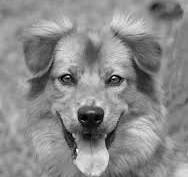
#> input picture Images/gray.jpeg, 188 x 177 px, found by its file name
$ python task-02.py
#> lines starting #> are read from the running program, lines starting #| are printed output that depends on the picture
import cv2
import matplotlib.pyplot as plt
import numpy as np

# Load the image in grayscale
image_path = "C:\\Users\\sraja\\OneDrive\\Documents\\Srajan\\Machine_Vision\\Images\\gray.jpeg"
image = cv2.imread(image_path, cv2.IMREAD_GRAYSCALE)
#> image is the input picture: shape (177, 188); min 0, max 252, mean 138.2

# Check if the image is loaded correctly
if image is None:
    raise FileNotFoundError(f"Image not found at the path: {image_path}")

# Perform standard histogram equalization
equalized_image = cv2.equalizeHist(image)
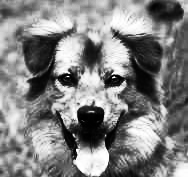
#> equalized_image: shape (177, 188); min 0, max 255, mean 128.6

# Implement Adaptive Histogram Equalization (AHE)
def adaptive_histogram_equalization(img, tile_size):
#> called with tile_size = (32, 32)
    img = img.astype(np.float32)
    img_ahe = np.zeros_like(img)
    h, w = img.shape
#> h = 177; w = 188
    tile_h, tile_w = tile_size

    for i in range(0, h, tile_h):
        for j in range(0, w, tile_w):
            tile = img[i:i+tile_h, j:j+tile_w]
            tile_equalized = cv2.equalizeHist(tile.astype(np.uint8))
            img_ahe[i:i+tile_h, j:j+tile_w] = tile_equalized
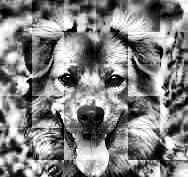
#> img_ahe: shape (177, 188) float32; min 0, max 255, mean 129.4

    return img_ahe.astype(np.uint8)

# Define tile size for AHE
tile_size = (32, 32)
ahe_image = adaptive_histogram_equalization(image, tile_size)

# Display original, standard histogram equalized, and AHE images
plt.figure(figsize=(15, 5))
plt.subplot(1, 3, 1)
plt.imshow(image, cmap='gray', vmin=0, vmax=255)
plt.title('Original Image')
plt.axis('off')

plt.subplot(1, 3, 2)
plt.imshow(equalized_image, cmap='gray', vmin=0, vmax=255)
plt.title('Standard Histogram Equalization')
plt.axis('off')

plt.subplot(1, 3, 3)
plt.imshow(ahe_image, cmap='gray', vmin=0, vmax=255)
plt.title('Adaptive Histogram Equalization (AHE)')
plt.axis('off')

plt.tight_layout()
plt.show()
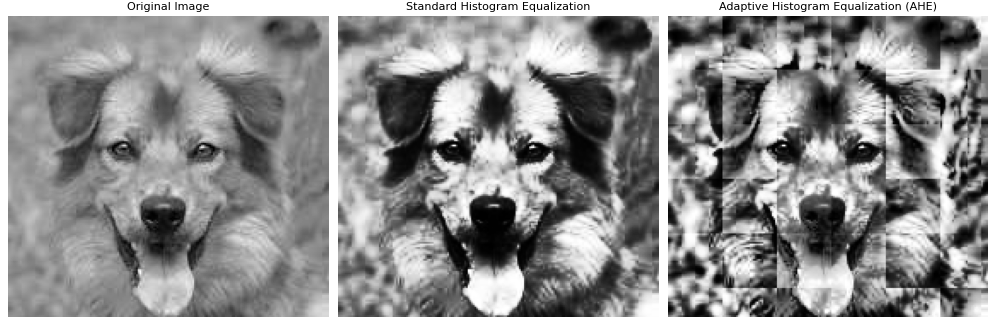
#> figure drawn by matplotlib, 3 panels


# Implement Contrast Limited Adaptive Histogram Equalization (CLAHE)
def contrast_limited_ahe(img, clip_limit=2.0, tile_grid_size=(8, 8)):
#> called with clip_limit = 2, tile_grid_size = (8, 8)
    clahe = cv2.createCLAHE(clipLimit=clip_limit, tileGridSize=tile_grid_size)
    clahe_image = clahe.apply(img)
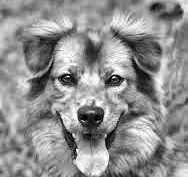
#> clahe_image: shape (177, 188); min 1, max 255, mean 143.8
    return clahe_image

# Apply CLAHE
clahe_image = contrast_limited_ahe(image)

# Display original, AHE, and CLAHE images
plt.figure(figsize=(15, 5))
plt.subplot(1, 4, 1)
plt.imshow(image, cmap='gray', vmin=0, vmax=255)
plt.title('Original Image')
plt.axis('off')

plt.subplot(1, 4, 2)
plt.imshow(equalized_image, cmap='gray', vmin=0, vmax=255)
plt.title('Standard Histogram Equalization')
plt.axis('off')

plt.subplot(1, 4, 3)
plt.imshow(ahe_image, cmap='gray', vmin=0, vmax=255)
plt.title('AHE Image')
plt.axis('off')

plt.subplot(1, 4, 4)
plt.imshow(clahe_image, cmap='gray', vmin=0, vmax=255)
plt.title('CLAHE Image')
plt.axis('off')

plt.tight_layout()
plt.show()
